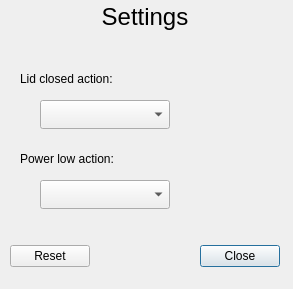
<?xml version="1.0" encoding="UTF-8"?>
<ui version="4.0">
 <class>Settings</class>
 <widget class="QDialog" name="Settings">
  <property name="geometry">
   <rect>
    <x>0</x>
    <y>0</y>
    <width>293</width>
    <height>289</height>
   </rect>
  </property>
  <property name="windowTitle">
   <string>Dialog</string>
  </property>
  <widget class="QDialogButtonBox" name="buttonBox">
   <property name="geometry">
    <rect>
     <x>10</x>
     <y>240</y>
     <width>270</width>
     <height>32</height>
    </rect>
   </property>
   <property name="orientation">
    <enum>Qt::Horizontal</enum>
   </property>
   <property name="standardButtons">
    <set>QDialogButtonBox::Close|QDialogButtonBox::Reset</set>
   </property>
  </widget>
  <widget class="QLabel" name="headingLabel">
   <property name="geometry">
    <rect>
     <x>10</x>
     <y>1</y>
     <width>270</width>
     <height>31</height>
    </rect>
   </property>
   <property name="font">
    <font>
     <pointsize>18</pointsize>
    </font>
   </property>
   <property name="text">
    <string>Settings</string>
   </property>
   <property name="alignment">
    <set>Qt::AlignCenter</set>
   </property>
  </widget>
  <widget class="QLabel" name="lidClosedActionLabel">
   <property name="geometry">
    <rect>
     <x>20</x>
     <y>70</y>
     <width>170</width>
     <height>17</height>
    </rect>
   </property>
   <property name="text">
    <string>Lid closed action:</string>
   </property>
  </widget>
  <widget class="QLabel" name="powerLowActionLabel">
   <property name="geometry">
    <rect>
     <x>20</x>
     <y>150</y>
     <width>171</width>
     <height>17</height>
    </rect>
   </property>
   <property name="text">
    <string>Power low action:</string>
   </property>
  </widget>
  <widget class="QComboBox" name="lidClosedActionComboBox">
   <property name="geometry">
    <rect>
     <x>40</x>
     <y>100</y>
     <width>130</width>
     <height>29</height>
    </rect>
   </property>
  </widget>
  <widget class="QComboBox" name="powerLowActionComboBox">
   <property name="geometry">
    <rect>
     <x>40</x>
     <y>180</y>
     <width>130</width>
     <height>29</height>
    </rect>
   </property>
  </widget>
 </widget>
 <resources/>
 <connections>
  <connection>
   <sender>buttonBox</sender>
   <signal>accepted()</signal>
   <receiver>Settings</receiver>
   <slot>accept()</slot>
   <hints>
    <hint type="sourcelabel">
     <x>248</x>
     <y>254</y>
    </hint>
    <hint type="destinationlabel">
     <x>157</x>
     <y>274</y>
    </hint>
   </hints>
  </connection>
  <connection>
   <sender>buttonBox</sender>
   <signal>rejected()</signal>
   <receiver>Settings</receiver>
   <slot>reject()</slot>
   <hints>
    <hint type="sourcelabel">
     <x>316</x>
     <y>260</y>
    </hint>
    <hint type="destinationlabel">
     <x>286</x>
     <y>274</y>
    </hint>
   </hints>
  </connection>
 </connections>
</ui>
